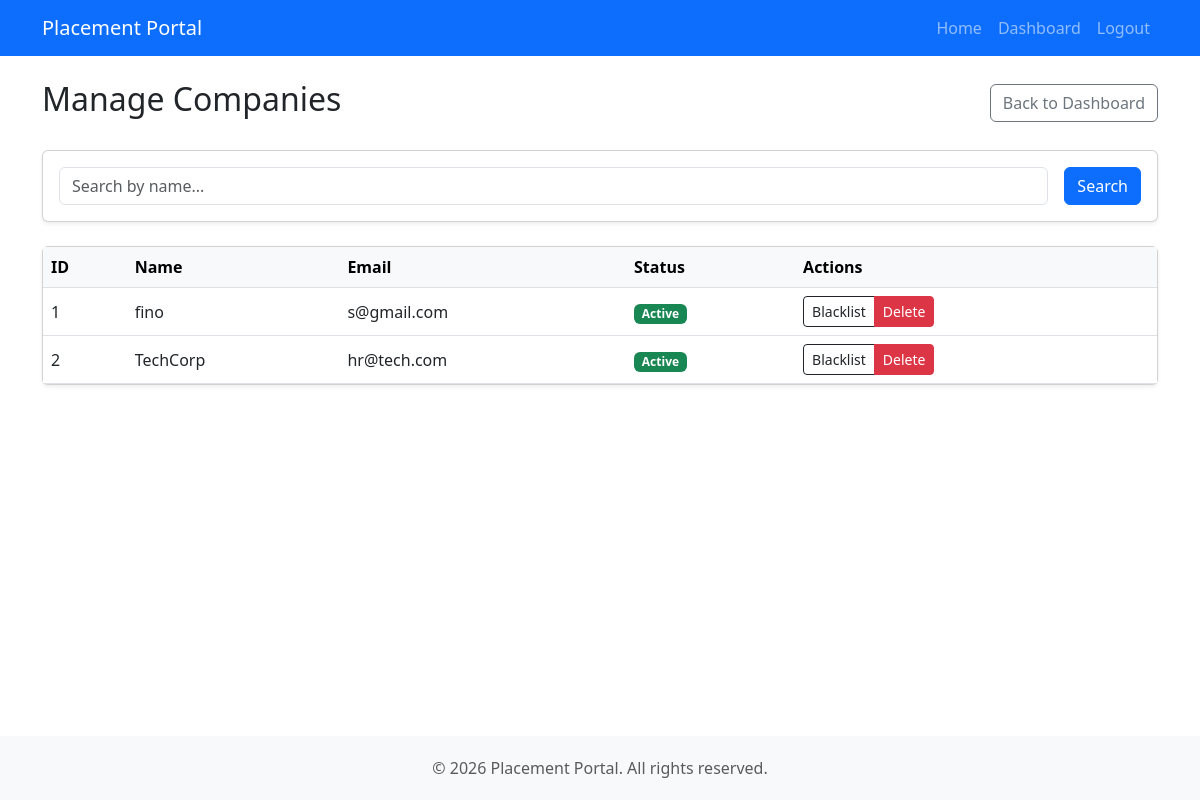
Before: /admin/manage/companies (signed in) with the older database file.
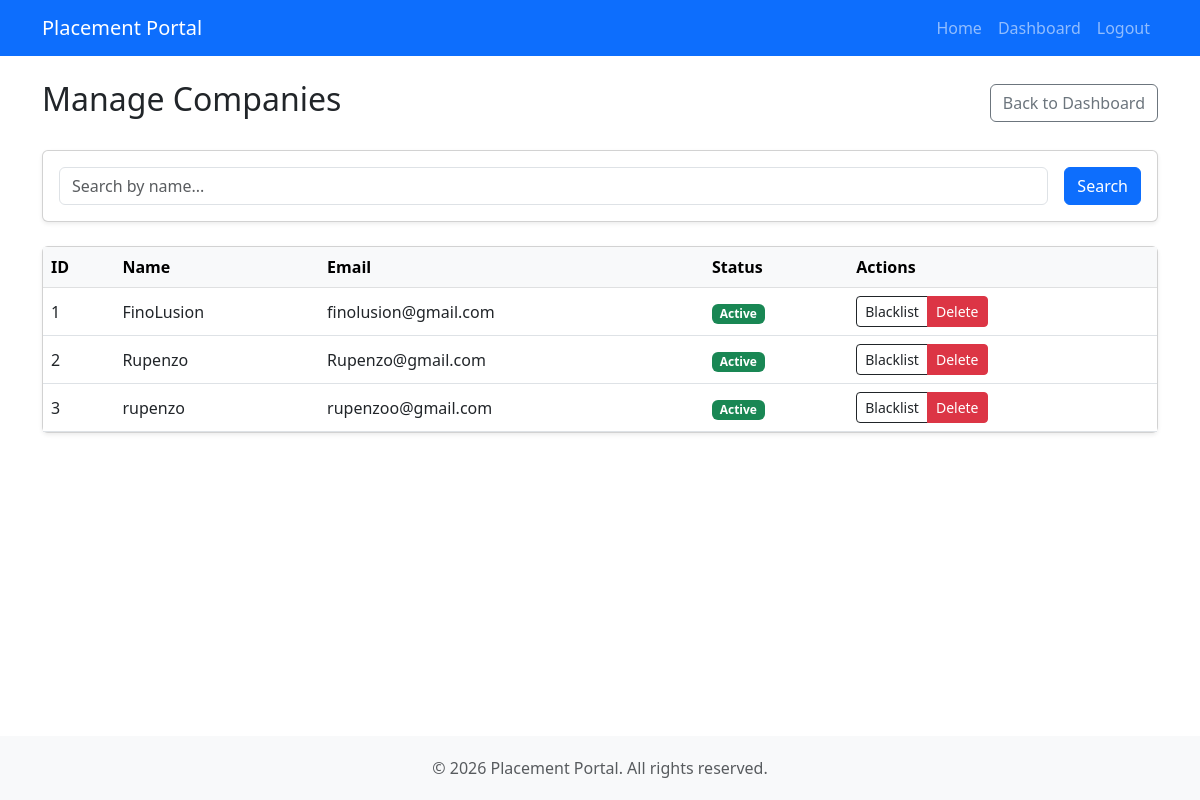
After: the same page with the newer database file.
### models.py (models this page shows)
class Company(db.Model):
    id = db.Column(db.Integer, primary_key=True)
    name = db.Column(db.String(100), nullable=False)
    email = db.Column(db.String(100), unique=True, nullable=False)
    password = db.Column(db.String(200), nullable=False)
    website = db.Column(db.String(200))
    hr_contact = db.Column(db.String(20))
    is_approved = db.Column(db.Boolean, default=False)
    is_blacklisted = db.Column(db.Boolean, default=False)
    created_at = db.Column(db.DateTime, default=datetime.utcnow)
    job_positions = db.relationship("JobPosition", backref="company", lazy=True)

### app.py (the view)
    @app.route("/admin/manage/companies")
    @login_required("admin")
    def manage_companies():
        search = request.args.get("search", "")
        if search:
            companies = Company.query.filter(Company.name.ilike(f"%{search}%")).all()
        else:
            companies = Company.query.all()
        return render_template("admin/manage_companies.html", companies=companies)

### templates/admin/manage_companies.html (shortened to what this page needs)
{% extends "base.html" %}
{% block content %}
<div class="d-flex justify-content-between align-items-center mb-4">
    <h2>Manage Companies</h2>
    <a href="{{ url_for('admin_dashboard') }}" class="btn btn-outline-secondary">Back to Dashboard</a>
</div>
<div class="card shadow-sm mb-4">
    <div class="card-body">
        <form class="row g-3" method="GET">
            <div class="col-auto flex-grow-1">
                <input type="text" name="search" class="form-control" placeholder="Search by name..."
                    value="{{ request.args.get('search', '') }}">
            </div>
            <div class="col-auto">
                <button type="submit" class="btn btn-primary">Search</button>
            </div>
        </form>
    </div>
</div>
<div class="card shadow-sm">
    <div class="table-responsive">
        <table class="table table-hover align-middle mb-0">
            <thead class="table-light">
                <tr>
                    <th>ID</th>
                    <th>Name</th>
                    <th>Email</th>
                    <th>Status</th>
                    <th>Actions</th>
                </tr>
            </thead>
            <tbody>
                {% for company in companies %}
                <tr>
                    <td>{{ company.id }}</td>
                    <td>{{ company.name }}</td>
                    <td>{{ company.email }}</td>
                    <td>
                        {% if company.is_blacklisted %}
                        <span class="badge bg-dark">Blacklisted</span>
                        {% elif company.is_approved %}
                        <span class="badge bg-success">Active</span>
                        {% else %}
                        <span class="badge bg-warning text-dark">Pending</span>
                        {% endif %}
                    </td>
                    <td>
                        <div class="btn-group btn-group-sm">
                            {% if company.is_blacklisted %}
                            <a href="{{ url_for('approve_company_action', company_id=company.id, action='whitelist') }}"
                                class="btn btn-outline-secondary">Whitelist</a>
                            {% else %}
                            <a href="{{ url_for('approve_company_action', company_id=company.id, action='blacklist') }}"
                                class="btn btn-outline-dark">Blacklist</a>
                            {% endif %}
                            <a href="{{ url_for('approve_company_action', company_id=company.id, action='reject') }}"
                                class="btn btn-danger"
                                onclick="return confirm('Are you sure? This will delete the company.')">Delete</a>
                        </div>
                    </td>
                </tr>
                {% else %}
                <tr>
                    <td colspan="5" class="text-center text-muted">No companies found.</td>
                </tr>
                {% endfor %}
            </tbody>
        </table>
    </div>
</div>
{% endblock %}

### templates/base.html (shortened to what this page needs)
<!DOCTYPE html>
<html lang="en">
<head>
    <link href="https://cdn.jsdelivr.net/npm/bootstrap@5.3.0/dist/css/bootstrap.min.css" rel="stylesheet">
</head>
<body>
    <nav class="navbar navbar-expand-lg navbar-dark bg-primary">
        <div class="container">
            <a class="navbar-brand" href="{{ url_for('index') }}">Placement Portal</a>
            <div class="collapse navbar-collapse" id="navbarNav">
                <ul class="navbar-nav ms-auto">
                    <li class="nav-item">
                        <a class="nav-link" href="{{ url_for('index') }}">Home</a>
                    </li>
                    {% if session.get('user_id') %}
                    {% if session.get('role') == 'student' %}
                    <li class="nav-item"><a class="nav-link" href="{{ url_for('student_dashboard') }}">Dashboard</a>
                    </li>
                    {% elif session.get('role') == 'company' %}
                    <li class="nav-item"><a class="nav-link" href="{{ url_for('company_dashboard') }}">Dashboard</a>
                    </li>
                    {% elif session.get('role') == 'admin' %}
                    <li class="nav-item"><a class="nav-link" href="{{ url_for('admin_dashboard') }}">Dashboard</a></li>
                    {% endif %}
                    <li class="nav-item">
                        <a class="nav-link" href="{{ url_for('auth.logout') }}">Logout</a>
                    </li>
                    {% endif %}
                </ul>
            </div>
        </div>
    </nav>
    <main class="container py-4">
        {% block content %}{% endblock %}
    </main>
    <footer class="footer text-center text-muted">
        <div class="container">
            <p class="mb-0">&copy; 2026 Placement Portal. All rights reserved.</p>
        </div>
    </footer>
</body>
</html>

### templates/base.html (style rules this page uses)
body { display: flex; flex-direction: column; min-height: 100vh; }
main { flex: 1; }
.footer { background-color: #f8f9fa; padding: 20px 0; margin-top: auto; }

Changed rows visible on the page:
changed Company id 1: name "fino" → "FinoLusion"; email "s@gmail.com" → "finolusion@gmail.com"
changed Company id 2: name "TechCorp" → "Rupenzo"; email "hr@tech.com" → "Rupenzo@gmail.com"
added Company: id "3", name "rupenzo", email "rupenzoo@gmail.com", is_blacklisted "Active"
